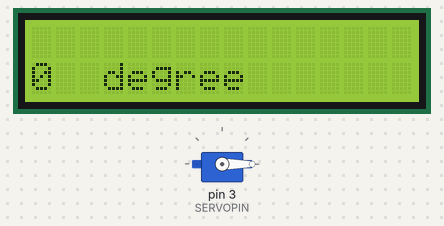
This sketch was run on a simulated Arduino Uno, built with avr-gcc and run on an emulated ATmega328P. On the bench: 16×2 character LCD, servo. What the sketch prints to the serial monitor is not drawn.

Above: at 0.1 s.
At 9.2 s:
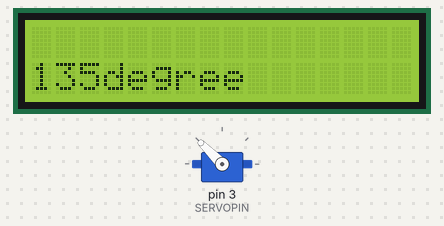
At 19.2 s:
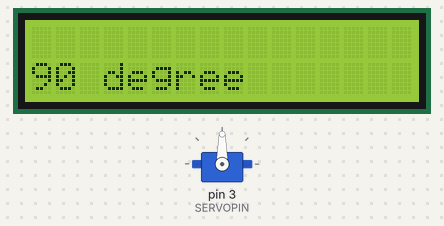
At 38.3 s:
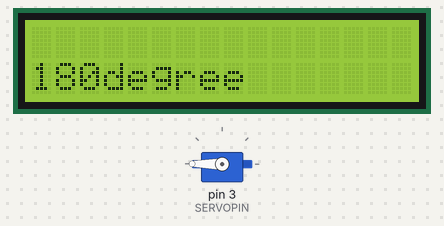
Timing chart, 0 to 39.8 s (numbered marks = the images above):
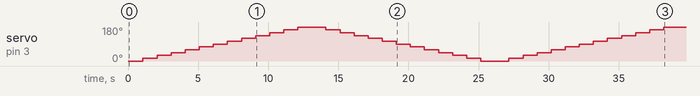

The sketch:

example07.ino
```cpp
#include <Servo.h>
#include <LiquidCrystal.h>
LiquidCrystal lcd(7,8,9,10,11,12);
#define SERVOPIN 3
Servo myservo;
int pos=0;


void setup() {
  lcd.begin(16,2);
  myservo.attach(SERVOPIN);
  Serial.begin(9600);
  lcd.setCursor(0,0);
  lcd.print("LCD TEST");
  lcd.setCursor(0,1);
  lcd.print("Hello, WD!");

}

void loop() {
  // put your main code here, to run repeatedly:
  for(pos = 0; pos <= 180; pos = pos + 15){
    myservo.write(pos);
    Serial.println(pos);
    lcd.clear();
    lcd.setCursor(0,1);
    lcd.print(pos);
    lcd.setCursor(3,1);
    lcd.print("degree");
    delay(1000);
  }
    for(pos = 180; pos >= 0; pos = pos - 15){
    myservo.write(pos);
    Serial.println(pos);
    lcd.clear();
    lcd.setCursor(0,1);
    lcd.print(pos);
    lcd.setCursor(3,1);
    lcd.print("degree");
    delay(1000);
  }

}
```

Measured:
- by itself, servo on pin 3 (SERVOPIN): 0° → 15° at 1.1 s, → 30° 1.0 s later, → 45° 1.0 s later, → 60° 1.0 s later, … (36 changes in this stretch)
- what the display in image 1 shows lasts 1.0 s, from 9.1 s to 10.1 s
